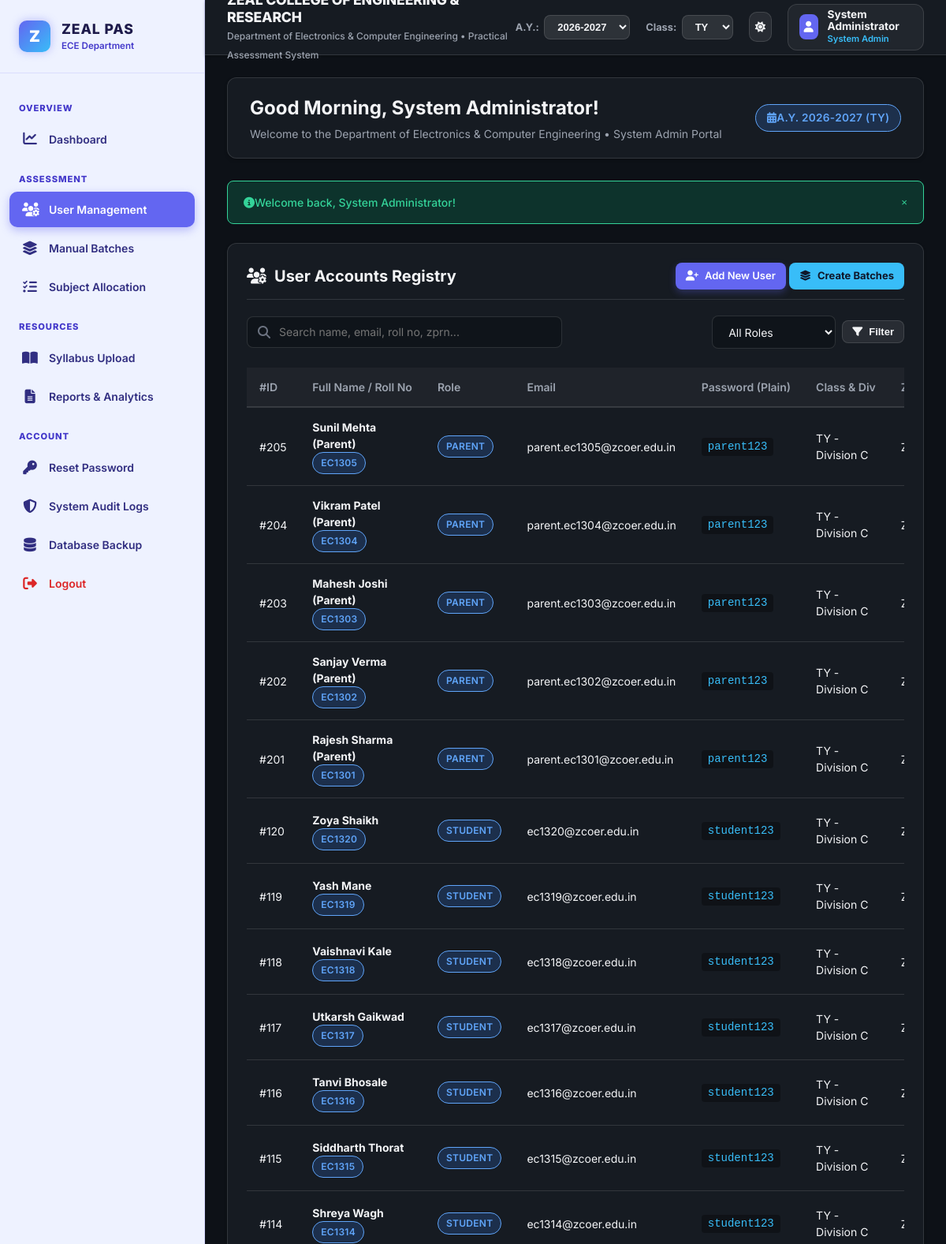
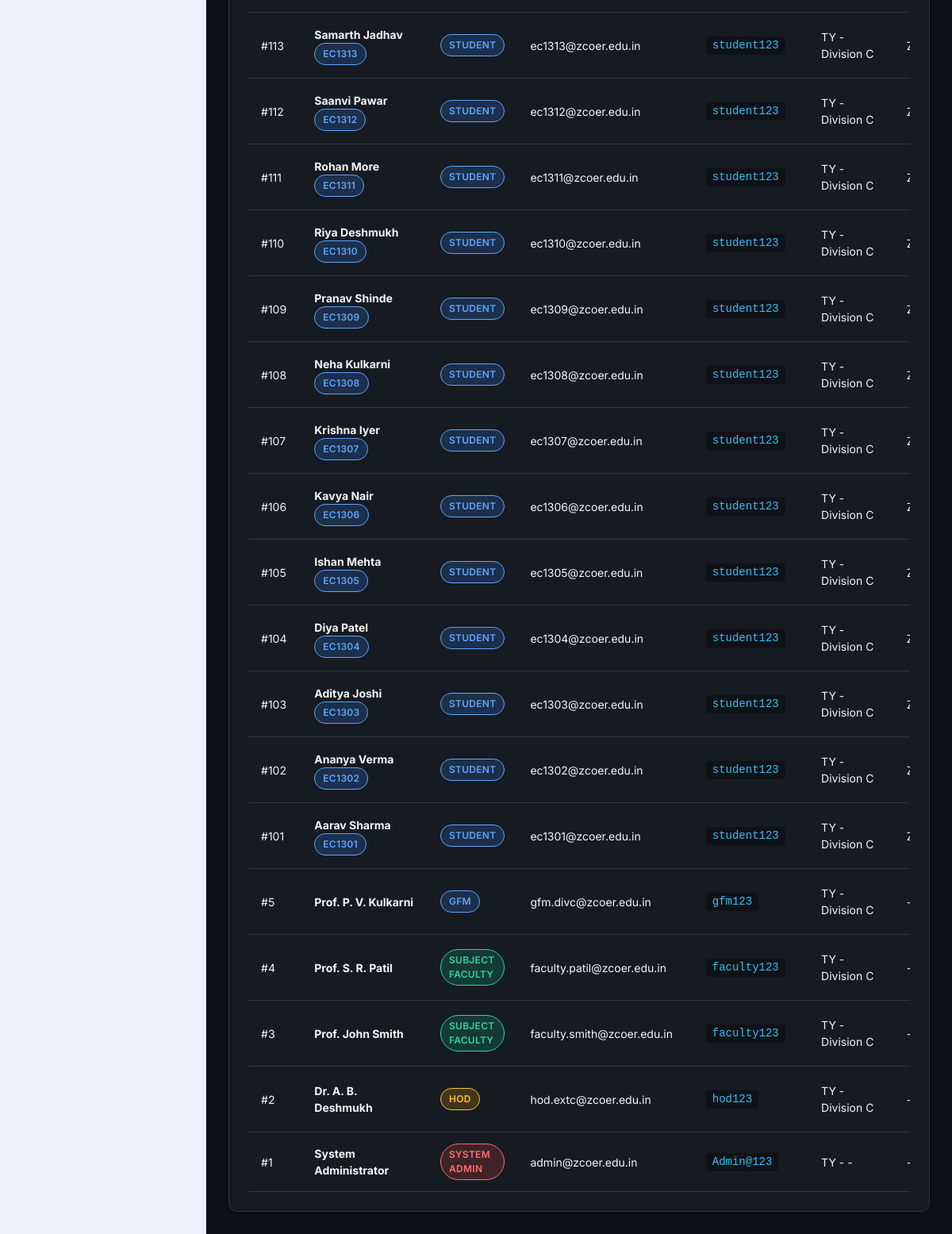
/admin/manage_user.php (signed in), run on the app's committed database (2 pictures, top to bottom).
### tables this page shows
CREATE TABLE `users` (
  `id` INT AUTO_INCREMENT PRIMARY KEY,
  `full_name` VARCHAR(100) NOT NULL,
  `email` VARCHAR(100) UNIQUE NOT NULL,
  `password` VARCHAR(255) NOT NULL,  
  `role` ENUM('admin', 'hod', 'gfm', 'faculty', 'student', 'parent') NOT NULL,
  `student_roll_no` VARCHAR(20) DEFAULT NULL,
  `zprn` VARCHAR(50) DEFAULT NULL,
  `class` ENUM('FY', 'SY', 'TY', 'BY') DEFAULT 'TY',
  `division` VARCHAR(10) DEFAULT 'Division C',
  `phone` VARCHAR(20) DEFAULT NULL,
  `created_at` TIMESTAMP DEFAULT CURRENT_TIMESTAMP,
  INDEX `idx_role` (`role`),
  INDEX `idx_roll` (`student_roll_no`),
  INDEX `idx_class_div` (`class`, `division`)
);

### includes/functions.php (called while the page is built, shortened)
<?php
require_once __DIR__ . '/../config/database.php';
require_once __DIR__ . '/../config/config.php';
function sanitize($data) {
    return htmlspecialchars(trim($data ?? ''), ENT_QUOTES, 'UTF-8');
}
?>

### config/database.php (called while the page is built, shortened)
<?php
function execute_prepared($conn, $sql, $types = "", $params = []) {
    $stmt = mysqli_prepare($conn, $sql);
    if (mysqli_stmt_execute($stmt)) {
        return $stmt;
    } else {
        error_log("Execute failed: " . mysqli_stmt_error($stmt));
        mysqli_stmt_close($stmt);
        return false;
    }
}
?>

### config/config.php (called while the page is built, shortened)
<?php
function get_role_label($role) {
    switch (strtolower($role)) {
        case 'admin':
            return 'System Admin';
        case 'hod':
            return 'HOD';
        case 'gfm':
            return 'GFM';
        case 'faculty':
            return 'Subject Faculty';
        case 'student':
            return 'Student';
        case 'parent':
            return 'Parent';
    }
}
?>

### admin/manage_user.php (the view, shortened to what this page needs)
<?php
require_once __DIR__ . '/../includes/header.php';
$search_query = sanitize($_GET['search'] ?? '');
$sql = "SELECT id, full_name, email, password, role, student_roll_no, zprn, class, division, phone, created_at FROM users WHERE 1=1";
$params = [];
$types = "";
$sql .= " ORDER BY id DESC";
$stmt = execute_prepared($conn, $sql, $types, $params);
$users_list = [];
if ($stmt) {
    $res = mysqli_stmt_get_result($stmt);
    while ($row = mysqli_fetch_assoc($res)) {
        $users_list[] = $row;
    }
}
?>
<div class="card">
  <div class="card-header">
    <h3 class="card-title"><i class="fas fa-users-cog text-primary me-2"></i> User Accounts Registry</h3>
    <div>
      <a href="add_user.php" class="btn btn-primary btn-sm"><i class="fas fa-user-plus me-1"></i> Add New User</a>
      <a href="create_batches.php" class="btn btn-accent btn-sm ms-2"><i class="fas fa-layer-group me-1"></i> Create Batches</a>
    </div>
  </div>
  <form method="GET" action="" class="action-bar">
    <div class="search-wrapper">
      <i class="fas fa-search search-icon"></i>
      <input type="text" name="search" class="form-control search-input" placeholder="Search name, email, roll no, zprn..." value="<?php echo sanitize($search_query); ?>">
    </div>
    <div style="display: flex; gap: 0.5rem; align-items: center;">
      <select name="role" class="form-select" style="width: auto;" onchange="this.form.submit()">
        <option value="">All Roles</option>
      </select>
      <button type="submit" class="btn btn-secondary btn-sm"><i class="fas fa-filter me-1"></i> Filter</button>
    </div>
  </form>
  <div class="table-responsive">
    <table class="table">
      <thead>
        <tr>
          <th>#ID</th>
          <th>Full Name / Roll No</th>
          <th>Role</th>
          <th>Email</th>
          <th>Password (Plain)</th>
          <th>Class & Div</th>
          <th>ZPRN</th>
        </tr>
      </thead>
      <tbody>
        <?php if (empty($users_list)): ?>
          <tr>
            <td colspan="8" class="text-center" style="padding: 2rem; color: var(--text-muted);">
              <i class="fas fa-folder-open fa-2x mb-2"></i><br>No user accounts matched the filter criteria.
            </td>
          </tr>
        <?php else: ?>
          <?php foreach ($users_list as $u): ?>
            <tr>
              <td>#<?php echo $u['id']; ?></td>
              <td>
                <strong style="color: var(--text-primary);"><?php echo sanitize($u['full_name']); ?></strong>
                <?php if (!empty($u['student_roll_no'])): ?>
                  <br><span class="badge badge-info"><?php echo sanitize($u['student_roll_no']); ?></span>
                <?php endif; ?>
              </td>
              <td>
                <span class="badge badge-<?php
                  echo ($u['role'] === 'admin' ? 'danger' :
                       ($u['role'] === 'hod' ? 'warning' :
                       ($u['role'] === 'faculty' ? 'success' : 'info')));
                ?>">
                  <?php echo get_role_label($u['role']); ?>
                </span>
              </td>
              <td><?php echo sanitize($u['email']); ?></td>
              <td><code style="background: rgba(0,0,0,0.3); padding: 0.2rem 0.5rem; border-radius: 4px; color: #38bdf8;"><?php echo sanitize($u['password']); ?></code></td>
              <td><?php echo sanitize(($u['class'] ?? 'TY') . ' - ' . ($u['division'] ?? '-')); ?></td>
              <td><?php echo sanitize($u['zprn'] ?? '-'); ?></td>
            </tr>
          <?php endforeach; ?>
        <?php endif; ?>
      </tbody>
    </table>
  </div>
</div>
<?php include __DIR__ . '/../includes/footer.php'; ?>

### assets/css/style.css (style rules this page uses)
:root { --bg-primary: #0D1117; --bg-canvas: #161B22; --bg-card: #161B22; --bg-sidebar: #eef2ff; --sidebar-text: #312e81; --sidebar-text-active: #ffffff; --sidebar-hover: #e0e7ff; --sidebar-active-bg: #6366F1; --text-primary: #f3f4f6; --text-secondary: #9ca3af; --text-muted: #6b7280; --border-color: rgba(255, 255, 255, 0.12); --primary-color: #6366F1; --primary-hover: #4f46e5; --primary-light: rgba(99, 102, 241, 0.15); --accent-color: #38bdf8; --accent-hover: #0284c7; --status-success-bg: rgba(16, 185, 129, 0.2); --status-success-text: #34d399; --status-danger-bg: rgba(239, 68, 68, 0.2); --status-danger-text: #f87171; --status-warning-bg: rgba(245, 158, 11, 0.2); --status-warning-text: #fbbf24; --status-info-bg: rgba(59, 130, 246, 0.2); --status-info-text: #60a5fa; --shadow-sm: 0 2px 4px rgba(0, 0, 0, 0.2); --shadow-md: 0 4px 12px rgba(0, 0, 0, 0.3); --shadow-lg: 0 12px 24px rgba(0, 0, 0, 0.4); --shadow-glow: 0 0 12px rgba(99, 102, 241, 0.5); --radius-sm: 8px; --radius-md: 12px; --radius-lg: 20px; --font-family: 'Inter', system-ui, -apple-system, BlinkMacSystemFont, "Segoe UI", Roboto, sans-serif; }
* { margin: 0; padding: 0; box-sizing: border-box; }
body { font-family: var(--font-family); background-color: var(--bg-primary); color: var(--text-primary); line-height: 1.5; min-height: 100vh; display: flex; flex-direction: column; transition: background-color 0.3s ease, color 0.3s ease; }
a { color: var(--primary-color); text-decoration: none; transition: color 0.2s ease; }
.card { background: var(--bg-canvas); border-radius: var(--radius-md); border: 1px solid var(--border-color); box-shadow: var(--shadow-sm); padding: 1.5rem; margin-bottom: 1.5rem; transition: box-shadow 0.2s ease, border-color 0.2s ease; }
.card-header { display: flex; align-items: center; justify-content: space-between; margin-bottom: 1.25rem; padding-bottom: 0.75rem; border-bottom: 1px solid var(--border-color); }
.card-title { font-size: 1.25rem; font-weight: 700; color: var(--text-primary); display: flex; align-items: center; gap: 0.625rem; }
.form-control, .form-select { width: 100%; padding: 0.675rem 1rem; font-size: 0.875rem; font-family: inherit; color: var(--text-primary); background-color: rgba(13, 17, 23, 0.6); border: 1px solid var(--border-color); border-radius: var(--radius-sm); outline: none; transition: border-color 0.2s ease, box-shadow 0.2s ease; }
.btn { display: inline-flex; align-items: center; gap: 0.5rem; padding: 0.625rem 1.25rem; font-size: 0.875rem; font-weight: 600; border-radius: var(--radius-sm); border: 1px solid transparent; cursor: pointer; transition: all 0.2s ease; white-space: nowrap; }
.btn-primary { background-color: var(--primary-color); color: #ffffff; box-shadow: 0 4px 10px rgba(99, 102, 241, 0.3); }
.btn-accent { background-color: var(--accent-color); color: #0f172a; font-weight: 700; }
.btn-secondary { background-color: rgba(255, 255, 255, 0.08); color: var(--text-primary); border-color: var(--border-color); }
.btn-sm { padding: 0.375rem 0.75rem; font-size: 0.8125rem; }
.badge { display: inline-flex; align-items: center; padding: 0.25rem 0.625rem; font-size: 0.75rem; font-weight: 600; border-radius: 9999px; text-transform: uppercase; letter-spacing: 0.025em; }
.badge-success { background-color: var(--status-success-bg); color: var(--status-success-text); border: 1px solid var(--status-success-text); }
.badge-danger { background-color: var(--status-danger-bg); color: var(--status-danger-text); border: 1px solid var(--status-danger-text); }
.badge-warning { background-color: var(--status-warning-bg); color: var(--status-warning-text); border: 1px solid var(--status-warning-text); }
.badge-info { background-color: var(--status-info-bg); color: var(--status-info-text); border: 1px solid var(--status-info-text); }
.table-responsive { width: 100%; overflow-x: auto; -webkit-overflow-scrolling: touch; }
.table { width: 100%; border-collapse: collapse; font-size: 0.875rem; text-align: left; }
.table th { background-color: rgba(255, 255, 255, 0.04); color: var(--text-secondary); font-weight: 600; padding: 0.875rem 1rem; border-bottom: 2px solid var(--border-color); white-space: nowrap; }
.table td { padding: 0.875rem 1rem; border-bottom: 1px solid var(--border-color); color: var(--text-primary); vertical-align: middle; }

### data on the page
users: id "205", full_name "Sunil Mehta (Parent)", student_roll_no "EC1305", role "PARENT", email "parent.ec1305@zcoer.edu.in", password "parent123", class+division "TY - Division C"
users: id "204", full_name "Vikram Patel (Parent)", student_roll_no "EC1304", role "PARENT", email "parent.ec1304@zcoer.edu.in", password "parent123", class+division "TY - Division C"
users: id "203", full_name "Mahesh Joshi (Parent)", student_roll_no "EC1303", role "PARENT", email "parent.ec1303@zcoer.edu.in", password "parent123", class+division "TY - Division C"
users: id "202", full_name "Sanjay Verma (Parent)", student_roll_no "EC1302", role "PARENT", email "parent.ec1302@zcoer.edu.in", password "parent123", class+division "TY - Division C"
users: id "201", full_name "Rajesh Sharma (Parent)", student_roll_no "EC1301", role "PARENT", email "parent.ec1301@zcoer.edu.in", password "parent123", class+division "TY - Division C"
users: id "120", full_name "Zoya Shaikh", student_roll_no "EC1320", role "STUDENT", email "ec1320@zcoer.edu.in", password "student123", class+division "TY - Division C"
users: id "119", full_name "Yash Mane", student_roll_no "EC1319", role "STUDENT", email "ec1319@zcoer.edu.in", password "student123", class+division "TY - Division C"
users: id "118", full_name "Vaishnavi Kale", student_roll_no "EC1318", role "STUDENT", email "ec1318@zcoer.edu.in", password "student123", class+division "TY - Division C"
users: id "117", full_name "Utkarsh Gaikwad", student_roll_no "EC1317", role "STUDENT", email "ec1317@zcoer.edu.in", password "student123", class+division "TY - Division C"
users: id "116", full_name "Tanvi Bhosale", student_roll_no "EC1316", role "STUDENT", email "ec1316@zcoer.edu.in", password "student123", class+division "TY - Division C"
users: id "115", full_name "Siddharth Thorat", student_roll_no "EC1315", role "STUDENT", email "ec1315@zcoer.edu.in", password "student123", class+division "TY - Division C"
users: id "114", full_name "Shreya Wagh", student_roll_no "EC1314", role "STUDENT", email "ec1314@zcoer.edu.in", password "student123", class+division "TY - Division C"
users: id "113", full_name "Samarth Jadhav", student_roll_no "EC1313", role "STUDENT", email "ec1313@zcoer.edu.in", password "student123", class+division "TY - Division C"
users: id "112", full_name "Saanvi Pawar", student_roll_no "EC1312", role "STUDENT", email "ec1312@zcoer.edu.in", password "student123", class+division "TY - Division C"
users: id "111", full_name "Rohan More", student_roll_no "EC1311", role "STUDENT", email "ec1311@zcoer.edu.in", password "student123", class+division "TY - Division C"
users: id "110", full_name "Riya Deshmukh", student_roll_no "EC1310", role "STUDENT", email "ec1310@zcoer.edu.in", password "student123", class+division "TY - Division C"
users: id "109", full_name "Pranav Shinde", student_roll_no "EC1309", role "STUDENT", email "ec1309@zcoer.edu.in", password "student123", class+division "TY - Division C"
users: id "108", full_name "Neha Kulkarni", student_roll_no "EC1308", role "STUDENT", email "ec1308@zcoer.edu.in", password "student123", class+division "TY - Division C"
users: id "107", full_name "Krishna Iyer", student_roll_no "EC1307", role "STUDENT", email "ec1307@zcoer.edu.in", password "student123", class+division "TY - Division C"
users: id "106", full_name "Kavya Nair", student_roll_no "EC1306", role "STUDENT", email "ec1306@zcoer.edu.in", password "student123", class+division "TY - Division C"
users: id "105", full_name "Ishan Mehta", student_roll_no "EC1305", role "STUDENT", email "ec1305@zcoer.edu.in", password "student123", class+division "TY - Division C"
users: id "104", full_name "Diya Patel", student_roll_no "EC1304", role "STUDENT", email "ec1304@zcoer.edu.in", password "student123", class+division "TY - Division C"
users: id "103", full_name "Aditya Joshi", student_roll_no "EC1303", role "STUDENT", email "ec1303@zcoer.edu.in", password "student123", class+division "TY - Division C"
users: id "102", full_name "Ananya Verma", student_roll_no "EC1302", role "STUDENT", email "ec1302@zcoer.edu.in", password "student123", class+division "TY - Division C"
users: id "101", full_name "Aarav Sharma", student_roll_no "EC1301", role "STUDENT", email "ec1301@zcoer.edu.in", password "student123", class+division "TY - Division C"
users: id "5", full_name "Prof. P. V. Kulkarni", role "GFM", email "gfm.divc@zcoer.edu.in", password "gfm123", class+division "TY - Division C"
users: id "4", full_name "Prof. S. R. Patil", role "SUBJECT FACULTY", email "faculty.patil@zcoer.edu.in", password "faculty123", class+division "TY - Division C"
users: id "3", full_name "Prof. John Smith", role "SUBJECT FACULTY", email "faculty.smith@zcoer.edu.in", password "faculty123", class+division "TY - Division C"
users: id "2", full_name "Dr. A. B. Deshmukh", role "HOD", email "hod.extc@zcoer.edu.in", password "hod123", class+division "TY - Division C"
users: id "1", full_name "System Administrator", role "SYSTEM ADMIN", email "admin@zcoer.edu.in", password "Admin@123", class+division "TY - -"

### other printed values
DEPARTMENT_NAME "Department of Electronics & Computer Engineering"
APP_NAME "Practical Assessment System"
$logged_user['full_name'] "System Administrator"
get_role_label($logged_user['role'] ?? '') "System Admin"
get_time_greeting() "Good Morning"
$user['full_name'] "System Administrator"
get_role_label($user['role'] ?? '') "System Admin"
$_SESSION['academic_year'] "2026-2027"
$_SESSION['class_filter'] "TY"
$flash['message'] "Welcome back, System Administrator!"
form field value "2026-2027"
form field value "TY"
